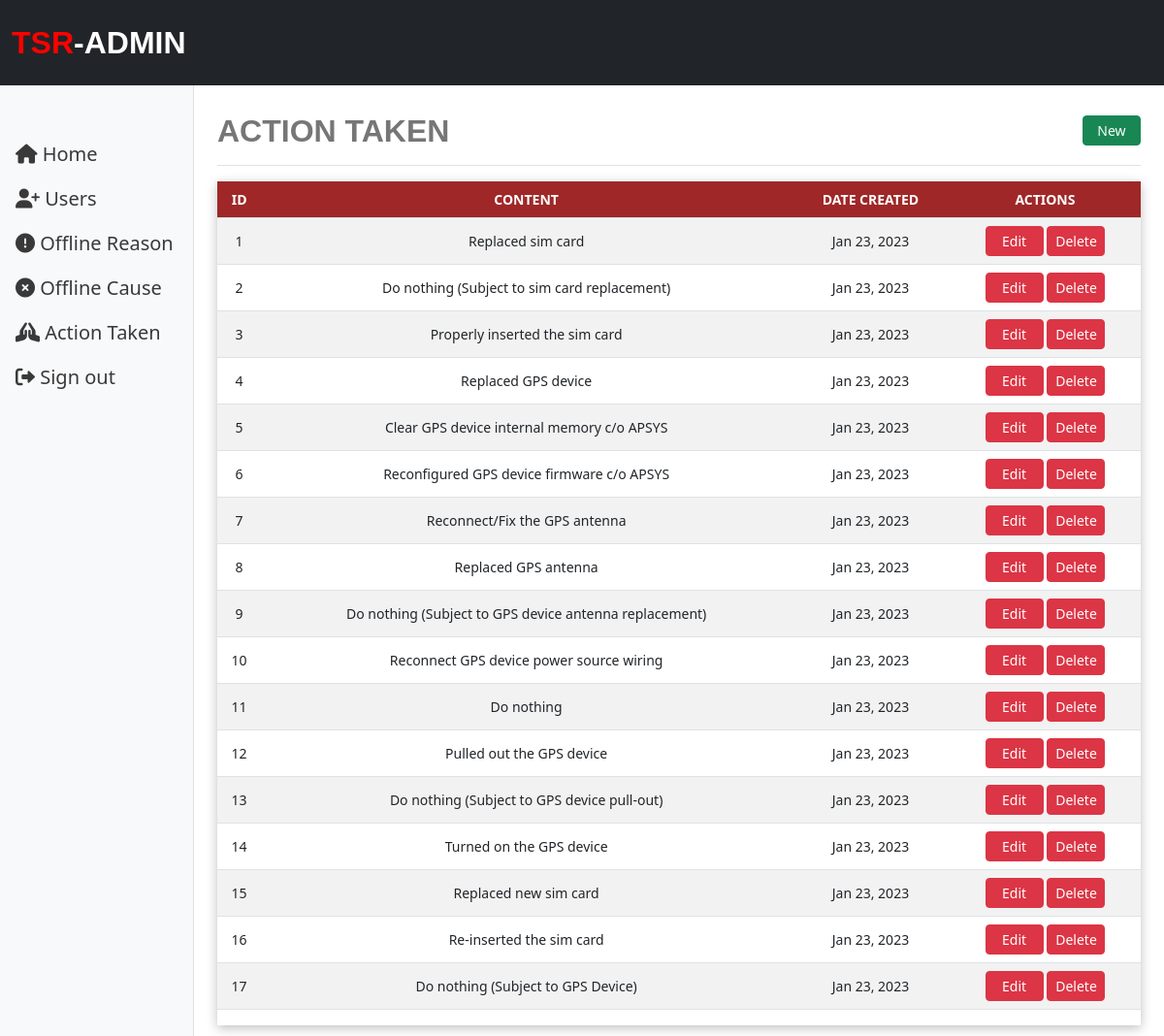
Screenshot of /admin/action-taken/index.php with the database file from the repository.
### tables this page shows
CREATE TABLE `tbl_action_taken` (
  `action_id` int(11) NOT NULL,
  `action_taken_name` varchar(100) NOT NULL,
  `date_created` timestamp NOT NULL DEFAULT current_timestamp() ON UPDATE current_timestamp()
);

### admin/action-taken/index.php (the view, shortened to what this page needs)
<?php
include '../connection.php';
$query = "SELECT * FROM tbl_action_taken";
$result = mysqli_query($dbc, $query);
?>
<?php include '../layouts/link.php'; ?>
<body>
  <?php include '../layouts/navbar.php'; ?>
  <div class="container-fluid">
    <div class="row">
      <nav id="sidebarMenu" class="col-md-3 col-lg-2 d-md-block bg-light sidebar collapse">
        <div class="position-sticky">
          <ul class="nav flex-column">
            <li class="nav-item">
              <a class="nav-link s-font" aria-current="page" href="../index.php">
                <i class="fa-solid fa-house"></i>
                Home
              </a>
            </li>
            <li class="nav-item">
              <a class="nav-link s-font" href="../user-list/index.php">
                <i class="fa-solid fa-user-plus"></i>
                Users
              </a>
            </li>
            <li class="nav-item">
              <a class="nav-link s-font" href="../offline-reason/index.php">
                <i class="fa-solid fa-circle-exclamation"></i>
                Offline Reason
              </a>
            </li>
            <li class="nav-item">
              <a class="nav-link s-font" href="../offline-cause/index.php">
                <i class="fa-solid fa-circle-xmark"></i>
                Offline Cause
              </a>
            </li>
            <li class="nav-item">
              <a class="nav-link s-font" href="../action-taken/index.php">
                <i class="fa-solid fa-hands-praying"></i>
                Action Taken
              </a>
            </li>
            <li class="nav-item">
              <a class="nav-link s-font" href="#">
                <i class="fa-solid fa-right-from-bracket"></i>
                Sign out
              </a>
            </li>
          </ul>
        </div>
      </nav>
      <main class="col-md-9 ms-sm-auto col-lg-10 px-md-4 main">
        <div class="d-flex justify-content-between flex-wrap flex-md-nowrap align-items-center pt-3 pb-2  border-bottom">
          <h2 class="s-header">ACTION TAKEN</h2>
          <div class="b-mt">
            <a href="new.php" class="btn btn-success btn-sm btn-sm b-width">New</a>
          </div>
        </div>
        <div class="table-responsive mt-3 mb-5 bx-shadow">
          <table class="table table-striped table-md table-hover">
            <thead style="background: #9F2727;">
              <tr class="text-white text-center" style="vertical-align:middle">
                <th>ID</th>
                <th>CONTENT</th>
                <th>DATE CREATED</th>
                <th>ACTIONS</th>
              </tr>
            </thead>
            <tbody style="vertical-align:middle">
              <?php
              if (mysqli_num_rows($result) > 0) {
                while ($data = mysqli_fetch_assoc($result)) {
              ?>
                  <tr class="text-center">
                    <td><?php echo $data['action_id']; ?></td>
                    <td><?php echo $data['action_taken_name']; ?></td>
                    <td><?php echo date('M d, Y', strtotime($data['date_created'])); ?></td>
                    <td>
                      <a href="#" class="btn btn-danger btn-sm b-width">Edit</a>
                      <a href="#" class="btn btn-danger btn-sm b-width ">Delete</a>
                    </td>
                  </tr>
                <?php
                }
              } else {
                ?>
                <tr>
                  <td colspan="4">No Record</td>
                </tr>
              <?php } ?>
            </tbody>
          </table>
        </div>
      </main>
    </div>
  </div>
</body>
</html>

### admin/layouts/link.php (shortened to what this page needs)
<!doctype html>
<html lang="en">
<head>
    <link rel="stylesheet" href="../layouts/bootstrap/css/bootstrap.min.css">
    <link rel="stylesheet" href="../layouts/css/style.css">
    <link rel="stylesheet" href="../layouts/css/content.css">
    <link rel="stylesheet" href="../layouts/font-aws/css/all.csS" />
</head>

### admin/layouts/navbar.php (shortened to what this page needs)
<nav class="navbar navbar-expand-md navbar-dark bg-dark mb-4 d-flex justify-content-top">
    <div class="container-fluid">
    <a class="navbar-brand" href="../index.php"><span style="color: #ff0000">TSR</span>-ADMIN</a>
    </div>
</nav>

### admin/layouts/css/style.css (style rules this page uses)
.bx-shadow { box-shadow: 0px 3px 11px rgba(0, 0, 0, 0.25); }
.b-width { width: 60px; }
.s-font { font-size: 20px; }
.s-header { font-family: Lucida, sans-serif; font-weight: 700; color: #777676; }
.b-mt { margin-top: -10px }

### admin/layouts/css/content.css (style rules this page uses)
body { font-size: .875rem; }
.sidebar { position: fixed; top: 88px; bottom: 0; left: 0; z-index: 100; padding: 48px 0 0; box-shadow: inset -1px 0 0 rgba(0, 0, 0, .1); }
.sidebar .nav-link { font-weight: 500; color: rgb(58, 57, 57); }
.main { margin-top: 100px; }
.navbar { position: fixed; width: 100%; z-index: 1; }
.navbar-brand { padding-top: .75rem; padding-bottom: .75rem; font-size: 2rem; font-family: sans-serif; font-weight: 800; }

### rows the page displays
tbl_action_taken: action_id "1", action_taken_name "Replaced sim card", date_created "Jan 23, 2023"
tbl_action_taken: action_id "2", action_taken_name "Do nothing (Subject to sim card replacement)", date_created "Jan 23, 2023"
tbl_action_taken: action_id "3", action_taken_name "Properly inserted the sim card", date_created "Jan 23, 2023"
tbl_action_taken: action_id "4", action_taken_name "Replaced GPS device", date_created "Jan 23, 2023"
tbl_action_taken: action_id "5", action_taken_name "Clear GPS device internal memory c/o APSYS", date_created "Jan 23, 2023"
tbl_action_taken: action_id "6", action_taken_name "Reconfigured GPS device firmware c/o APSYS", date_created "Jan 23, 2023"
tbl_action_taken: action_id "7", action_taken_name "Reconnect/Fix the GPS antenna", date_created "Jan 23, 2023"
tbl_action_taken: action_id "8", action_taken_name "Replaced GPS antenna", date_created "Jan 23, 2023"
tbl_action_taken: action_id "9", action_taken_name "Do nothing (Subject to GPS device antenna replacement)", date_created "Jan 23, 2023"
tbl_action_taken: action_id "10", action_taken_name "Reconnect GPS device power source wiring", date_created "Jan 23, 2023"
tbl_action_taken: action_id "11", action_taken_name "Do nothing", date_created "Jan 23, 2023"
tbl_action_taken: action_id "12", action_taken_name "Pulled out the GPS device", date_created "Jan 23, 2023"
tbl_action_taken: action_id "13", action_taken_name "Do nothing (Subject to GPS device pull-out)", date_created "Jan 23, 2023"
tbl_action_taken: action_id "14", action_taken_name "Turned on the GPS device", date_created "Jan 23, 2023"
tbl_action_taken: action_id "15", action_taken_name "Replaced new sim card", date_created "Jan 23, 2023"
tbl_action_taken: action_id "16", action_taken_name "Re-inserted the sim card", date_created "Jan 23, 2023"
tbl_action_taken: action_id "17", action_taken_name "Do nothing (Subject to GPS Device)", date_created "Jan 23, 2023"
